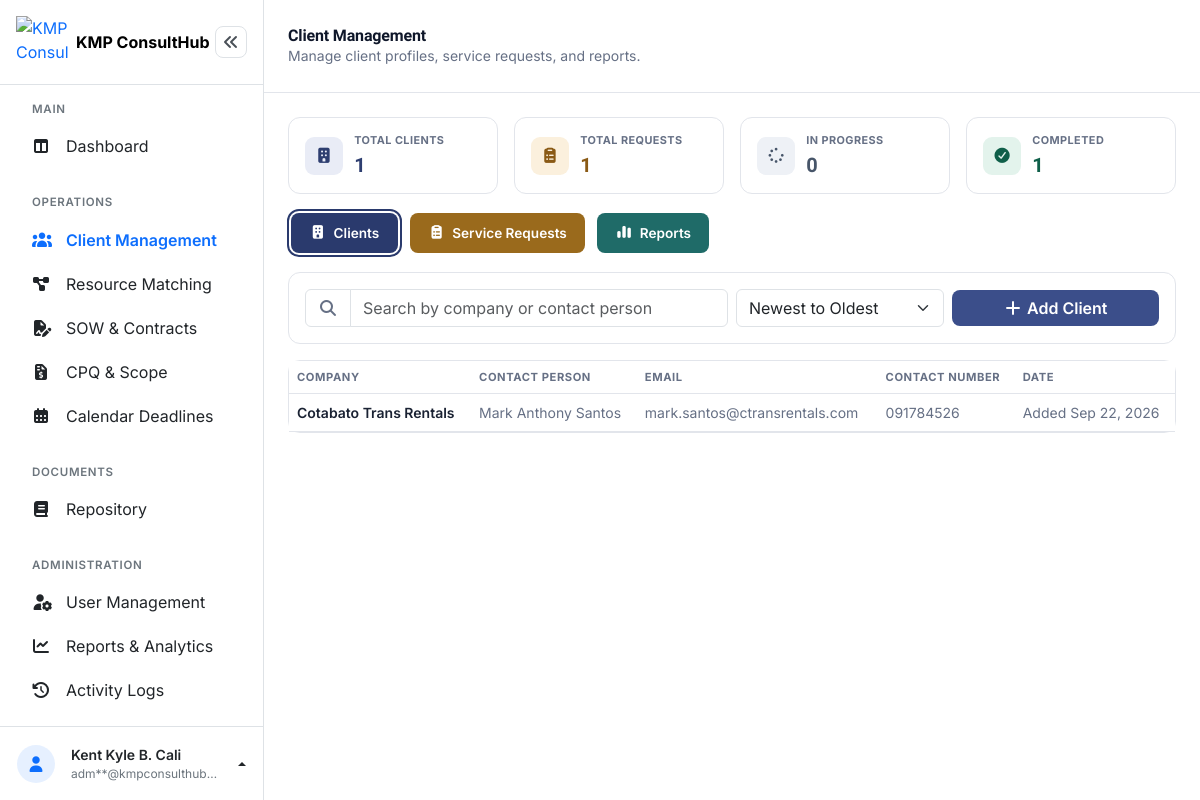
Before: /admin/client_management.php (signed in) with the older database file.
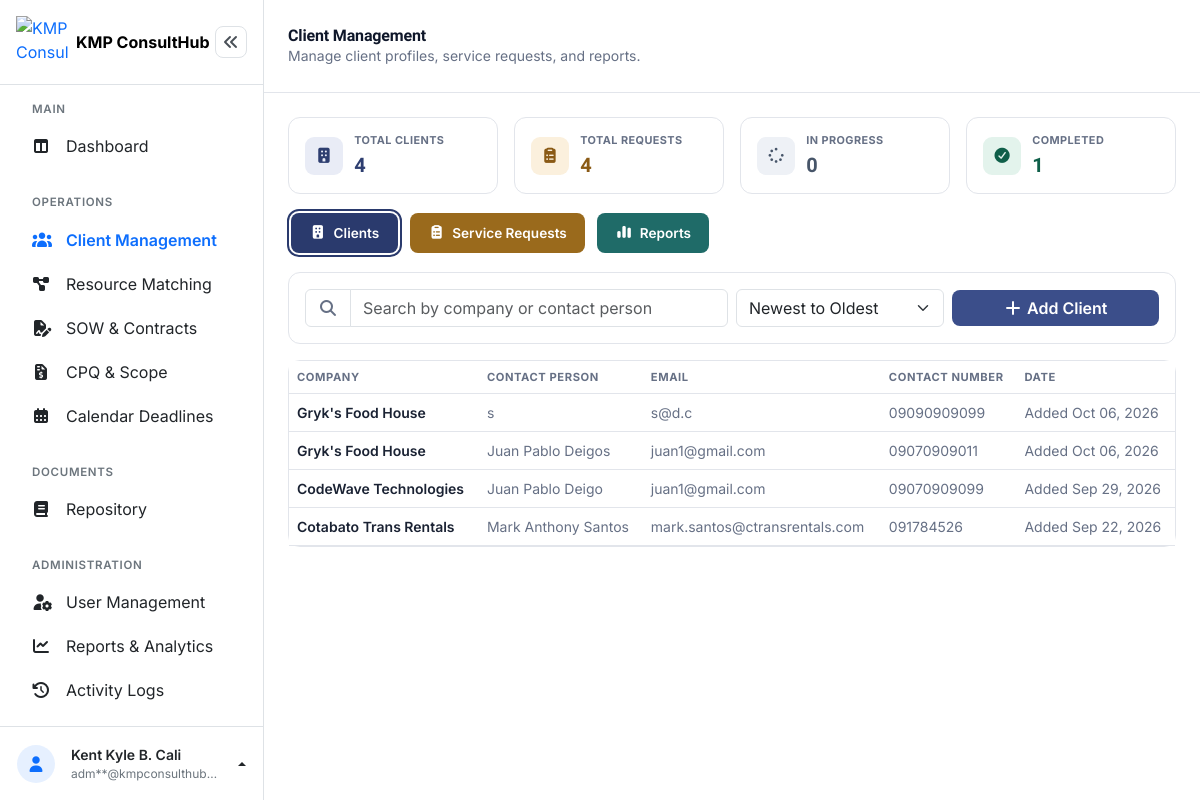
After: the same page with the newer database file.
### tables this page shows
CREATE TABLE `clients` (
  `client_id` int(10) UNSIGNED NOT NULL,
  `company_name` varchar(150) NOT NULL,
  `contact_person` varchar(150) NOT NULL,
  `email` varchar(150) NOT NULL,
  `contact_number` varchar(20) NOT NULL,
  `address` varchar(255) NOT NULL,
  `industry` varchar(100) DEFAULT NULL,
  `created_at` timestamp NOT NULL DEFAULT current_timestamp(),
  `updated_at` timestamp NOT NULL DEFAULT current_timestamp() ON UPDATE current_timestamp()
);

### admin/client_management.php (the view, shortened to what the changed rows need)
<?php
$pdo = getConnection();
$activeTab    = $_GET['tab'] ?? 'clients';
$sortOrder    = $_GET['sort'] ?? 'newest';
$sortSql      = $sortOrder === 'oldest' ? 'ASC' : 'DESC';
$perPage      = 25;
$page         = max(1, (int)($_GET['page'] ?? 1));
$offset       = ($page - 1) * $perPage;
$totalClientsAll  = (int) $pdo->query('SELECT COUNT(*) FROM clients')->fetchColumn();
$totalRequestsAll = (int) $pdo->query('SELECT COUNT(*) FROM service_requests')->fetchColumn();
if ($activeTab === 'clients') {
    $clientQuery = 'SELECT * FROM clients WHERE 1=1';
    $clientParams = [];
    $clientQuery .= " ORDER BY created_at $sortSql LIMIT $perPage OFFSET $offset";
    $stmt = $pdo->prepare($clientQuery);
    $stmt->execute($clientParams);
    $clients = $stmt->fetchAll();
} else {
    $clients = $pdo->query('SELECT * FROM clients ORDER BY company_name ASC')->fetchAll();
}
function clientActivityLabel(array $client): string
{
    $createdAt = $client['created_at'] ?? null;
    $updatedAt = $client['updated_at'] ?? null;
    return 'Added ' . date('M d, Y', strtotime($createdAt));
}
?>
<!DOCTYPE html>
<html lang="en">
<head>
<link rel="stylesheet" href="../assets/vendor/bootstrap-5.3.8/css/bootstrap.min.css">
<link rel="stylesheet" href="../assets/vendor/fontawesome-free-7.3.1/css/all.min.css">
<link rel="stylesheet" href="../assets/css/dashboard.css">
</head>
<body>
<div class="dashboard-layout d-flex">
  <div class="dashboard-main flex-grow-1" style="min-width:0;">
    <header class="dashboard-topbar bg-white d-flex align-items-center justify-content-between px-3 px-md-4">
      <div class="d-flex align-items-center gap-3">
        <div>
          <h1 class="dashboard-title h6 h5-md fw-bold mb-0">Client Management</h1>
        </div>
      </div>
    </header>
    <main class="dashboard-content p-3 p-md-4">
      <section class="row g-2 g-md-3 mb-3">
        <div class="col-6 col-md-3">
          <div class="stat-card">
            <div class="overflow-hidden">
              <div class="stat-label text-truncate">Total Clients</div>
              <div class="stat-value" style="color:var(--indigo-text);"><?= $totalClientsAll ?></div>
            </div>
          </div>
        </div>
        <div class="col-6 col-md-3">
          <div class="stat-card">
            <div class="overflow-hidden">
              <div class="stat-label text-truncate">Total Requests</div>
              <div class="stat-value" style="color:var(--warn-text);"><?= $totalRequestsAll ?></div>
            </div>
          </div>
        </div>
      </section>
      <?php if ($activeTab === 'clients'): ?>
        <section class="card">
          <div class="table-responsive">
            <table class="table table-hover align-middle mb-0">
              <thead>
                <tr>
                  <th scope="col">Company</th>
                  <th scope="col" class="d-none d-md-table-cell">Contact Person</th>
                  <th scope="col" class="d-none d-lg-table-cell">Email</th>
                  <th scope="col" class="d-none d-lg-table-cell">Contact Number</th>
                  <th scope="col" class="d-none d-md-table-cell">Date</th>
                </tr>
              </thead>
              <tbody>
                <?php if (empty($clients)): ?>
                  <tr>
                    <td colspan="5" class="text-center py-5" style="color:var(--ink-soft);">
                      <i class="fa-regular fa-folder-open fs-3 d-block mb-2"></i>
                      No clients found.
                    </td>
                  </tr>
                <?php else: ?>
                  <?php foreach ($clients as $client): ?>
                    <tr class="client-management-row"
                      data-bs-toggle="modal" data-bs-target="#viewClientModal"
                      data-id="<?= $client['client_id'] ?>"
                      data-company="<?= htmlspecialchars($client['company_name']) ?>"
                      data-contact="<?= htmlspecialchars($client['contact_person']) ?>"
                      data-email="<?= htmlspecialchars($client['email']) ?>"
                      data-number="<?= htmlspecialchars($client['contact_number']) ?>"
                      data-address="<?= htmlspecialchars($client['address']) ?>"
                      data-industry="<?= htmlspecialchars($client['industry'] ?? '') ?>">
                      <td>
                        <div class="fw-semibold small"><?= htmlspecialchars($client['company_name']) ?></div>
                      </td>
                      <td class="small d-none d-md-table-cell" style="color:var(--ink-soft);"><?= htmlspecialchars($client['contact_person']) ?></td>
                      <td class="small d-none d-lg-table-cell" style="color:var(--ink-soft);"><?= htmlspecialchars($client['email']) ?></td>
                      <td class="small d-none d-lg-table-cell" style="color:var(--ink-soft);"><?= htmlspecialchars($client['contact_number']) ?></td>
                      <td class="small d-none d-md-table-cell" style="color:var(--ink-soft);"><?= clientActivityLabel($client) ?></td>
                    </tr>
                  <?php endforeach; ?>
                <?php endif; ?>
              </tbody>
            </table>
          </div>
        </section>
      <?php endif; ?>
    </main>
  </div>
</div>
</body>
</html>

Changed rows visible on the page:
added clients: company_name "Gryk's Food House", contact_person "s", email "s@d.c", contact_number "09090909099", created_at "Added Oct 06, 2026"
added clients: company_name "Gryk's Food House", contact_person "Juan Pablo Deigos", email "juan1@gmail.com", contact_number "09070909011", created_at "Added Oct 06, 2026"
added clients: company_name "CodeWave Technologies", contact_person "Juan Pablo Deigo", email "juan1@gmail.com", contact_number "09070909099", created_at "Added Sep 29, 2026"
Other visible differences:
$totalClientsAll: "1" → "4"
$totalRequestsAll: "1" → "4"
